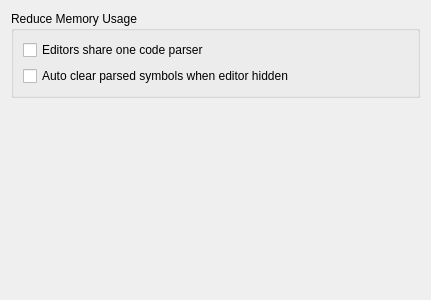
<?xml version="1.0" encoding="UTF-8"?>
<ui version="4.0">
 <class>EnvironmentPerformanceWidget</class>
 <widget class="QWidget" name="EnvironmentPerformanceWidget">
  <property name="geometry">
   <rect>
    <x>0</x>
    <y>0</y>
    <width>431</width>
    <height>300</height>
   </rect>
  </property>
  <property name="windowTitle">
   <string>Form</string>
  </property>
  <layout class="QVBoxLayout" name="verticalLayout">
   <item>
    <widget class="QGroupBox" name="groupBox">
     <property name="title">
      <string>Reduce Memory Usage</string>
     </property>
     <layout class="QGridLayout" name="gridLayout">
      <item row="1" column="0">
       <widget class="QCheckBox" name="chkClearWhenEditorHidden">
        <property name="text">
         <string>Auto clear parsed symbols when editor hidden</string>
        </property>
       </widget>
      </item>
      <item row="0" column="0">
       <widget class="QCheckBox" name="chkEditorsShareParser">
        <property name="text">
         <string>Editors share one code parser</string>
        </property>
       </widget>
      </item>
     </layout>
    </widget>
   </item>
   <item>
    <spacer name="verticalSpacer">
     <property name="orientation">
      <enum>Qt::Vertical</enum>
     </property>
     <property name="sizeHint" stdset="0">
      <size>
       <width>20</width>
       <height>40</height>
      </size>
     </property>
    </spacer>
   </item>
  </layout>
 </widget>
 <resources/>
 <connections/>
</ui>
